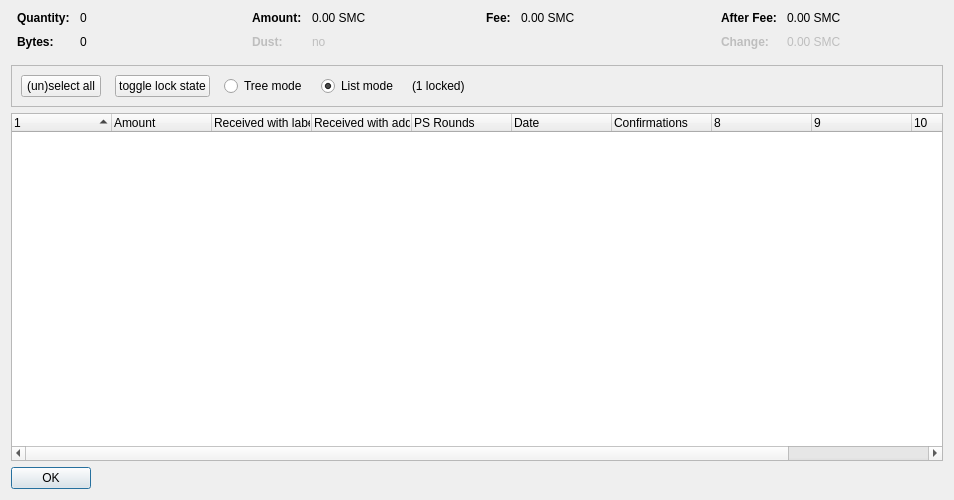
<?xml version="1.0" encoding="UTF-8"?>
<ui version="4.0">
 <class>CoinControlDialog</class>
 <widget class="QDialog" name="CoinControlDialog">
  <property name="geometry">
   <rect>
    <x>0</x>
    <y>0</y>
    <width>954</width>
    <height>500</height>
   </rect>
  </property>
  <property name="windowTitle">
   <string>Coin Selection</string>
  </property>
  <layout class="QVBoxLayout" name="verticalLayout">
   <item>
    <layout class="QHBoxLayout" name="horizontalLayoutTop" stretch="0,0,0,0">
     <property name="topMargin">
      <number>0</number>
     </property>
     <property name="bottomMargin">
      <number>10</number>
     </property>
     <item>
      <layout class="QFormLayout" name="formLayoutCoinControl1">
       <property name="horizontalSpacing">
        <number>10</number>
       </property>
       <property name="verticalSpacing">
        <number>10</number>
       </property>
       <property name="leftMargin">
        <number>6</number>
       </property>
       <property name="rightMargin">
        <number>6</number>
       </property>
       <item row="0" column="0">
        <widget class="QLabel" name="labelCoinControlQuantityText">
         <property name="font">
          <font>
           <weight>75</weight>
           <bold>true</bold>
          </font>
         </property>
         <property name="text">
          <string>Quantity:</string>
         </property>
        </widget>
       </item>
       <item row="0" column="1">
        <widget class="QLabel" name="labelCoinControlQuantity">
         <property name="cursor">
          <cursorShape>IBeamCursor</cursorShape>
         </property>
         <property name="contextMenuPolicy">
          <enum>Qt::ActionsContextMenu</enum>
         </property>
         <property name="text">
          <string notr="true">0</string>
         </property>
         <property name="textInteractionFlags">
          <set>Qt::LinksAccessibleByMouse|Qt::TextSelectableByKeyboard|Qt::TextSelectableByMouse</set>
         </property>
        </widget>
       </item>
       <item row="1" column="0">
        <widget class="QLabel" name="labelCoinControlBytesText">
         <property name="font">
          <font>
           <weight>75</weight>
           <bold>true</bold>
          </font>
         </property>
         <property name="text">
          <string>Bytes:</string>
         </property>
        </widget>
       </item>
       <item row="1" column="1">
        <widget class="QLabel" name="labelCoinControlBytes">
         <property name="cursor">
          <cursorShape>IBeamCursor</cursorShape>
         </property>
         <property name="contextMenuPolicy">
          <enum>Qt::ActionsContextMenu</enum>
         </property>
         <property name="text">
          <string notr="true">0</string>
         </property>
         <property name="textInteractionFlags">
          <set>Qt::LinksAccessibleByMouse|Qt::TextSelectableByKeyboard|Qt::TextSelectableByMouse</set>
         </property>
        </widget>
       </item>
      </layout>
     </item>
     <item>
      <layout class="QFormLayout" name="formLayoutCoinControl2">
       <property name="horizontalSpacing">
        <number>10</number>
       </property>
       <property name="verticalSpacing">
        <number>10</number>
       </property>
       <property name="leftMargin">
        <number>6</number>
       </property>
       <property name="rightMargin">
        <number>6</number>
       </property>
       <item row="0" column="0">
        <widget class="QLabel" name="labelCoinControlAmountText">
         <property name="font">
          <font>
           <weight>75</weight>
           <bold>true</bold>
          </font>
         </property>
         <property name="text">
          <string>Amount:</string>
         </property>
        </widget>
       </item>
       <item row="0" column="1">
        <widget class="QLabel" name="labelCoinControlAmount">
         <property name="cursor">
          <cursorShape>IBeamCursor</cursorShape>
         </property>
         <property name="contextMenuPolicy">
          <enum>Qt::ActionsContextMenu</enum>
         </property>
         <property name="text">
          <string notr="true">0.00 SMC</string>
         </property>
         <property name="textInteractionFlags">
          <set>Qt::LinksAccessibleByMouse|Qt::TextSelectableByKeyboard|Qt::TextSelectableByMouse</set>
         </property>
        </widget>
       </item>
       <item row="1" column="0">
        <widget class="QLabel" name="labelCoinControlLowOutputText">
         <property name="enabled">
          <bool>false</bool>
         </property>
         <property name="font">
          <font>
           <weight>75</weight>
           <bold>true</bold>
          </font>
         </property>
         <property name="text">
          <string>Dust:</string>
         </property>
        </widget>
       </item>
       <item row="1" column="1">
        <widget class="QLabel" name="labelCoinControlLowOutput">
         <property name="enabled">
          <bool>false</bool>
         </property>
         <property name="cursor">
          <cursorShape>IBeamCursor</cursorShape>
         </property>
         <property name="contextMenuPolicy">
          <enum>Qt::ActionsContextMenu</enum>
         </property>
         <property name="text">
          <string notr="true">no</string>
         </property>
         <property name="textInteractionFlags">
          <set>Qt::LinksAccessibleByMouse|Qt::TextSelectableByKeyboard|Qt::TextSelectableByMouse</set>
         </property>
        </widget>
       </item>
      </layout>
     </item>
     <item>
      <layout class="QFormLayout" name="formLayoutCoinControl3">
       <property name="horizontalSpacing">
        <number>10</number>
       </property>
       <property name="verticalSpacing">
        <number>10</number>
       </property>
       <property name="leftMargin">
        <number>6</number>
       </property>
       <property name="rightMargin">
        <number>6</number>
       </property>
       <item row="0" column="0">
        <widget class="QLabel" name="labelCoinControlFeeText">
         <property name="font">
          <font>
           <weight>75</weight>
           <bold>true</bold>
          </font>
         </property>
         <property name="text">
          <string>Fee:</string>
         </property>
        </widget>
       </item>
       <item row="0" column="1">
        <widget class="QLabel" name="labelCoinControlFee">
         <property name="cursor">
          <cursorShape>IBeamCursor</cursorShape>
         </property>
         <property name="contextMenuPolicy">
          <enum>Qt::ActionsContextMenu</enum>
         </property>
         <property name="text">
          <string notr="true">0.00 SMC</string>
         </property>
         <property name="textInteractionFlags">
          <set>Qt::LinksAccessibleByMouse|Qt::TextSelectableByKeyboard|Qt::TextSelectableByMouse</set>
         </property>
        </widget>
       </item>
      </layout>
     </item>
     <item>
      <layout class="QFormLayout" name="formLayoutCoinControl4">
       <property name="horizontalSpacing">
        <number>10</number>
       </property>
       <property name="verticalSpacing">
        <number>10</number>
       </property>
       <property name="leftMargin">
        <number>6</number>
       </property>
       <property name="rightMargin">
        <number>6</number>
       </property>
       <item row="0" column="0">
        <widget class="QLabel" name="labelCoinControlAfterFeeText">
         <property name="font">
          <font>
           <weight>75</weight>
           <bold>true</bold>
          </font>
         </property>
         <property name="text">
          <string>After Fee:</string>
         </property>
        </widget>
       </item>
       <item row="0" column="1">
        <widget class="QLabel" name="labelCoinControlAfterFee">
         <property name="cursor">
          <cursorShape>IBeamCursor</cursorShape>
         </property>
         <property name="contextMenuPolicy">
          <enum>Qt::ActionsContextMenu</enum>
         </property>
         <property name="text">
          <string notr="true">0.00 SMC</string>
         </property>
         <property name="textInteractionFlags">
          <set>Qt::LinksAccessibleByMouse|Qt::TextSelectableByKeyboard|Qt::TextSelectableByMouse</set>
         </property>
        </widget>
       </item>
       <item row="1" column="0">
        <widget class="QLabel" name="labelCoinControlChangeText">
         <property name="enabled">
          <bool>false</bool>
         </property>
         <property name="font">
          <font>
           <weight>75</weight>
           <bold>true</bold>
          </font>
         </property>
         <property name="text">
          <string>Change:</string>
         </property>
        </widget>
       </item>
       <item row="1" column="1">
        <widget class="QLabel" name="labelCoinControlChange">
         <property name="enabled">
          <bool>false</bool>
         </property>
         <property name="cursor">
          <cursorShape>IBeamCursor</cursorShape>
         </property>
         <property name="contextMenuPolicy">
          <enum>Qt::ActionsContextMenu</enum>
         </property>
         <property name="text">
          <string notr="true">0.00 SMC</string>
         </property>
         <property name="textInteractionFlags">
          <set>Qt::LinksAccessibleByMouse|Qt::TextSelectableByKeyboard|Qt::TextSelectableByMouse</set>
         </property>
        </widget>
       </item>
      </layout>
     </item>
    </layout>
   </item>
   <item>
    <widget class="QFrame" name="frame">
     <property name="minimumSize">
      <size>
       <width>0</width>
       <height>40</height>
      </size>
     </property>
     <property name="frameShape">
      <enum>QFrame::StyledPanel</enum>
     </property>
     <property name="frameShadow">
      <enum>QFrame::Sunken</enum>
     </property>
     <layout class="QHBoxLayout" name="horizontalLayout">
      <item>
       <layout class="QHBoxLayout" name="horizontalLayoutPanel" stretch="0,0,0,0,0,0">
        <property name="spacing">
         <number>14</number>
        </property>
        <item>
         <widget class="QPushButton" name="pushButtonSelectAll">
          <property name="sizePolicy">
           <sizepolicy hsizetype="Maximum" vsizetype="Fixed">
            <horstretch>0</horstretch>
            <verstretch>0</verstretch>
           </sizepolicy>
          </property>
          <property name="text">
           <string>(un)select all</string>
          </property>
          <property name="autoDefault">
           <bool>false</bool>
          </property>
         </widget>
        </item>
        <item>
         <widget class="QPushButton" name="pushButtonToggleLock">
          <property name="sizePolicy">
           <sizepolicy hsizetype="Maximum" vsizetype="Fixed">
            <horstretch>0</horstretch>
            <verstretch>0</verstretch>
           </sizepolicy>
          </property>
          <property name="text">
           <string>toggle lock state</string>
          </property>
          <property name="autoDefault">
           <bool>false</bool>
          </property>
         </widget>
        </item>
        <item>
         <widget class="QRadioButton" name="radioTreeMode">
          <property name="sizePolicy">
           <sizepolicy hsizetype="Maximum" vsizetype="Fixed">
            <horstretch>0</horstretch>
            <verstretch>0</verstretch>
           </sizepolicy>
          </property>
          <property name="text">
           <string>Tree mode</string>
          </property>
         </widget>
        </item>
        <item>
         <widget class="QRadioButton" name="radioListMode">
          <property name="sizePolicy">
           <sizepolicy hsizetype="Maximum" vsizetype="Fixed">
            <horstretch>0</horstretch>
            <verstretch>0</verstretch>
           </sizepolicy>
          </property>
          <property name="text">
           <string>List mode</string>
          </property>
          <property name="checked">
           <bool>true</bool>
          </property>
         </widget>
        </item>
        <item>
         <widget class="QLabel" name="labelLocked">
          <property name="text">
           <string>(1 locked)</string>
          </property>
         </widget>
        </item>
        <item>
         <spacer name="horizontalSpacer">
          <property name="orientation">
           <enum>Qt::Horizontal</enum>
          </property>
          <property name="sizeHint" stdset="0">
           <size>
            <width>40</width>
            <height>20</height>
           </size>
          </property>
         </spacer>
        </item>
       </layout>
      </item>
     </layout>
    </widget>
   </item>
   <item>
    <widget class="CoinControlTreeWidget" name="treeWidget">
     <property name="contextMenuPolicy">
      <enum>Qt::CustomContextMenu</enum>
     </property>
     <property name="sortingEnabled">
      <bool>false</bool>
     </property>
     <property name="columnCount">
      <number>11</number>
     </property>
     <attribute name="headerShowSortIndicator" stdset="0">
      <bool>true</bool>
     </attribute>
     <attribute name="headerStretchLastSection">
      <bool>false</bool>
     </attribute>
     <column>
      <property name="text">
       <string/>
      </property>
     </column>
     <column>
      <property name="text">
       <string>Amount</string>
      </property>
     </column>
     <column>
      <property name="text">
       <string>Received with label</string>
      </property>
     </column>
     <column>
      <property name="text">
       <string>Received with address</string>
      </property>
     </column>
     <column>
      <property name="text">
       <string>PS Rounds</string>
      </property>
     </column>
     <column>
      <property name="text">
       <string>Date</string>
      </property>
     </column>
     <column>
      <property name="text">
       <string>Confirmations</string>
      </property>
      <property name="toolTip">
       <string>Confirmed</string>
      </property>
     </column>
     <column>
      <property name="text">
       <string/>
      </property>
     </column>
     <column>
      <property name="text">
       <string/>
      </property>
     </column>
     <column>
      <property name="text">
       <string/>
      </property>
     </column>
     <column>
      <property name="text">
       <string/>
      </property>
     </column>
    </widget>
   </item>
   <item>
    <widget class="QDialogButtonBox" name="buttonBox">
     <property name="sizePolicy">
      <sizepolicy hsizetype="Maximum" vsizetype="Fixed">
       <horstretch>0</horstretch>
       <verstretch>0</verstretch>
      </sizepolicy>
     </property>
     <property name="orientation">
      <enum>Qt::Horizontal</enum>
     </property>
     <property name="standardButtons">
      <set>QDialogButtonBox::Ok</set>
     </property>
    </widget>
   </item>
  </layout>
 </widget>
 <customwidgets>
  <customwidget>
   <class>CoinControlTreeWidget</class>
   <extends>QTreeWidget</extends>
   <header>coincontroltreewidget.h</header>
  </customwidget>
 </customwidgets>
 <resources/>
 <connections/>
</ui>
